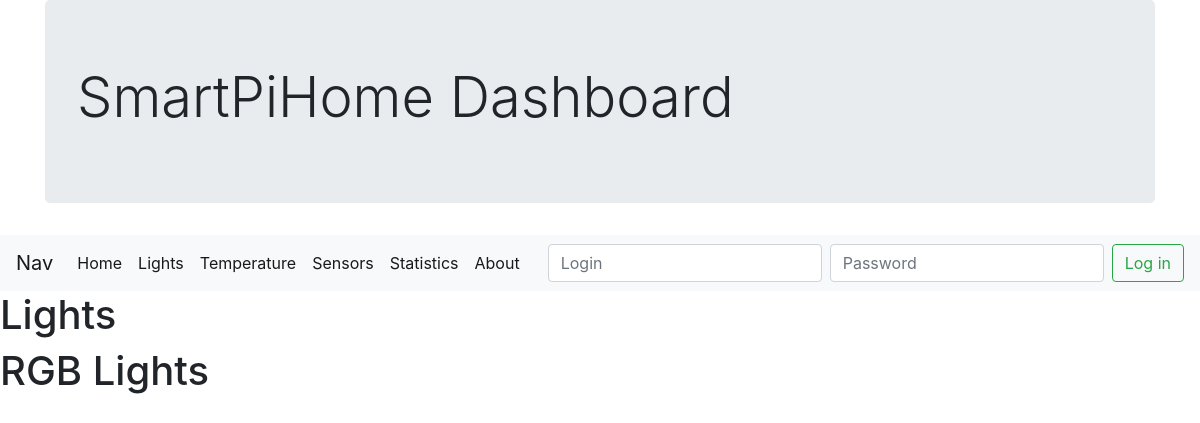
The page /light/ on the database as committed earlier.
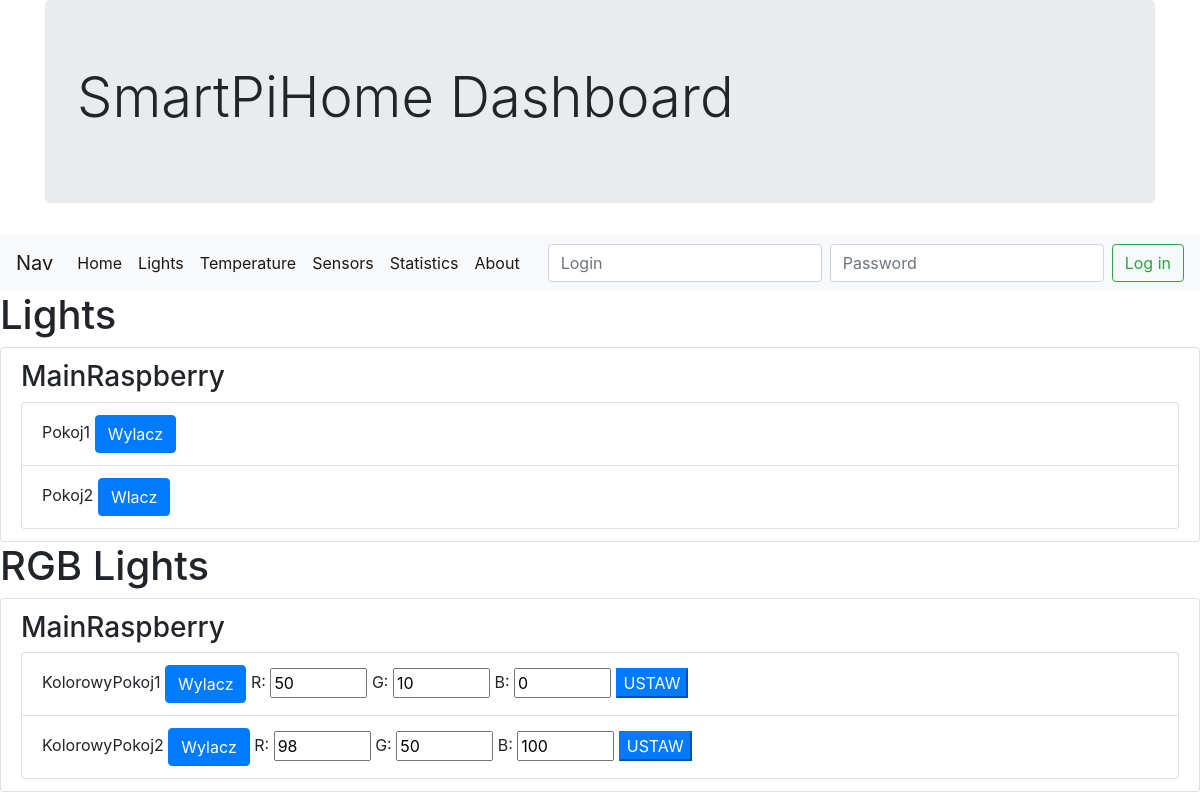
The same page on the database as committed later.
### smartpihome/models.py (models this page shows, shortened)
class RaspberryPi(models.Model):
	name = models.CharField(max_length=200,
							db_index=True)
	address = models.CharField( max_length=20,
								db_index=True)
	class Meta:
		ordering = ('name',)
	def __str__(self):
		return self.name

class Light(models.Model):
	name = models.CharField(max_length=200,
							db_index=True)
	pin = models.IntegerField()
	is_on = models.BooleanField(default=False)
	pi = models.ForeignKey(
		"RaspberryPi",
		on_delete=models.CASCADE,
		default=0,
	)

class RGBLight(models.Model):
	id = models.AutoField(primary_key=True)
	name = models.CharField(max_length=200,
							db_index=True)
	pinRed = models.IntegerField()
	pinGreen = models.IntegerField()
	pinBlue = models.IntegerField()
	is_on = models.BooleanField(default=False)
	colorRed 	= models.IntegerField()
	colorGreen	= models.IntegerField()
	colorBlue 	= models.IntegerField()
	pi = models.ForeignKey(
		"RaspberryPi",
		on_delete=models.CASCADE,
		default=0,
	)

### smartpihome/views.py (the view)
# urls.py: url(r'^light/', views.light_page, name='light'),
def light_page(request):
	lights = Light.objects.all()
	rgbLights = RGBLight.objects.all()
	return render(	request,
					'light.html',
					{
						"lights": lights,
						"rgbLights": rgbLights,
					})

### smartpihome/templates/light.html (shortened to what this page needs)
{% extends 'base.html' %}
{% block content %}
{% regroup lights by pi as pis%}
<div class="section">
	<h1>Lights</h1>
	<ul class="list-group">
		{% for pi in pis %}
			<li class="list-group-item"> <h3> {{ pi.grouper }} </h3>
			<ul class="list-group"  id="{{ pi.grouper }}">
			{% for light in lights %}
				{% if light.pi.name|stringformat:"s" == pi.grouper|stringformat:"s" %}
					<li class="list-group-item">
						{{ light.name }}
						<button type="button" class="btn btn-primary light-button" id="{{ light.name }}">
						{% if light.is_on %}
							Wylacz
						{% else %}
							Wlacz
						{% endif %}
						</button>
					</li>
				{% endif %}
			{% endfor %}
			</ul>
			</li>
		{% endfor %}
	</ul>
	<h1>RGB Lights</h1>
	<ul class="list-group">
		{% for pi in pis %}
			<li class="list-group-item"> <h3> {{ pi.grouper }} </h3>
			<ul class="list-group"  id="{{ pi.grouper }}">
			{% for rgb_light in rgbLights %}
				{% if rgb_light.pi.name|stringformat:"s" == pi.grouper|stringformat:"s" %}
					<li class="list-group-item">
						{{ rgb_light.name }}
						<button type="button" class="btn btn-primary rgb-light-button" id="{{ rgb_light.name }}">
						{% if rgb_light.is_on %}
							Wylacz
						{% else %}
							Wlacz
						{% endif %}
						</button>
						R: <input class="red_input" type="number" min="0" max="100" step="1" value="{{ rgb_light.colorRed }}">
						G: <input class="green_input" type="number" min="0" max="100" step="1" value="{{ rgb_light.colorGreen }}">
						B: <input class="blue_input" type="number" min="0" max="100" step="1" value="{{ rgb_light.colorBlue }}">
						<button type="button" class="btm btn-primary rgb-light-set-button" id="{{ rgb_light.name }}">
							USTAW
						</button>
					</li>
				{% endif %}
			{% endfor %}
			</ul>
			</li>
		{% endfor %}
	</ul>
</div>
{% endblock %}

### smartpihome/templates/base.html (shortened to what this page needs)
{% load static %}
<!DOCTYPE html>
<html lang="pl">
	<head>
		<link href="/static/bootstrap/css/bootstrap.min.css" rel="stylesheet">
	</head>
	<body>
		<div class="container">
			<div class="jumbotron">
				<h1 class="display-4">SmartPiHome Dashboard</h1>
			</div>
		</div>
		<nav class="navbar navbar-expand-lg navbar-light bg-light">
			<a class="navbar-brand" href="#">Nav</a>
			<div class="collapse navbar-collapse" id="navbarNav">
				<ul class="navbar-nav mr-auto">
					<li class="nav-item active">
						<a class="nav-link" href="/home/">Home <span class="sr-only">(current)</span></a>
					</li>
					<li class="nav-item active">
						<a class="nav-link" href="/light/">Lights</a>
					</li>
					<li class="nav-item active">
						<a class="nav-link" href="/temperature/">Temperature</a>
					</li>
					<li class="nav-item active">
						<a class="nav-link" href="/sensor/">Sensors</a>
					</li>
					<li class="nav-item active">
						<a class="nav-link" href="/statistic/">Statistics</a>
					</li>
					<li class="nav-item active">
						<a class="nav-link" href="/about/">About</a>
					</li>
				</ul>
				<form class="form-inline my-2 my-lg-0">
					<input class="form-control mr-sm-2" type="search" placeholder="Login" aria-label="Login">
					<input class="form-control mr-sm-2" type="search" placeholder="Password" aria-label="Password">
					<button class="btn btn-outline-success my-2 my-sm-0" type="submit">Log in</button>
				</form>
			</div>
		</nav>
		{% block content %}
		{% endblock %}
	</body>
</html>

Rows that differ between the two databases and show on the page:
added RaspberryPi: grouper "MainRaspberry"
added Light: name "Pokoj1", is_on "Wylacz"
added Light: name "Pokoj2", is_on "Wlacz"
added RGBLight: name "KolorowyPokoj1", is_on "Wylacz", colorRed "50", colorGreen "10", colorBlue "0"
added RGBLight: name "KolorowyPokoj2", is_on "Wylacz", colorRed "98", colorGreen "50", colorBlue "100"
